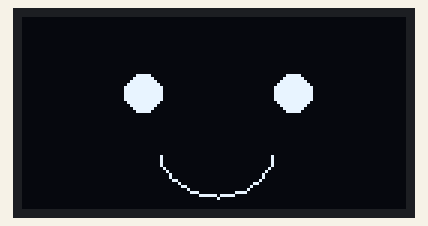
The sketch below on a simulated ESP32. Shown: 128×64 one-colour display.

Above: at 0.1 s.
At 20.1 s:
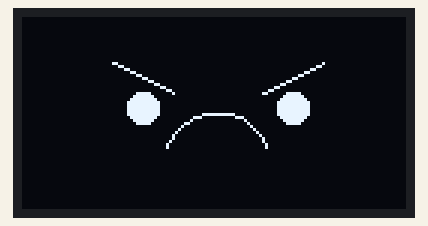
At 30.1 s:
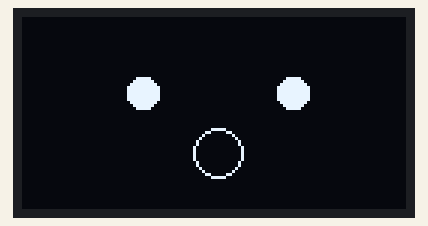
At 70.1 s:
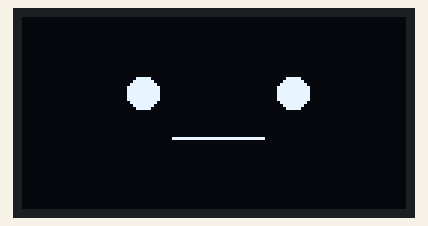
At 100.1 s:
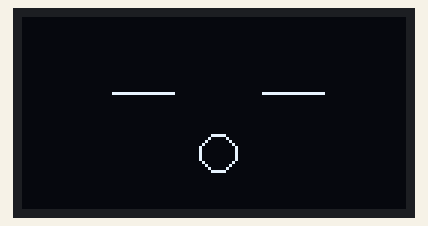

Measured:
- what the display in image 1 shows lasts 10.0 s, from 20.0 s to 30.0 s

The sketch:

esp32_devmochi.ino
```cpp
#include <Wire.h>
#include <Adafruit_GFX.h>
#include <Adafruit_SSD1306.h>

#define SCREEN_WIDTH 128
#define SCREEN_HEIGHT 64
#define OLED_RESET -1

Adafruit_SSD1306 display(SCREEN_WIDTH, SCREEN_HEIGHT, &Wire, OLED_RESET);

int faceIndex = 0;
unsigned long lastChange = 0;


// -----------------------------------------------------
// Replace drawArc → create arc using line segments
// -----------------------------------------------------
void drawSmileArc(int cx, int cy, int radius, int startAngle, int endAngle) {
  for (int angle = startAngle; angle < endAngle; angle += 5) {
    float rad1 = angle * PI / 180;
    float rad2 = (angle + 5) * PI / 180;

    int x1 = cx + radius * cos(rad1);
    int y1 = cy + radius * sin(rad1);
    int x2 = cx + radius * cos(rad2);
    int y2 = cy + radius * sin(rad2);

    display.drawLine(x1, y1, x2, y2, SSD1306_WHITE);
  }
}


// -----------------------------------------------------
// FACES
// -----------------------------------------------------

void faceHappy() {
  display.clearDisplay();
  display.fillCircle(40, 25, 6, SSD1306_WHITE);
  display.fillCircle(90, 25, 6, SSD1306_WHITE);

  drawSmileArc(65, 40, 20, 20, 160);  // smile arc

  display.display();
}

void faceCuteSmile() {
  display.clearDisplay();
  display.fillCircle(40, 25, 5, SSD1306_WHITE);
  display.fillCircle(90, 25, 5, SSD1306_WHITE);

  display.drawLine(50, 40, 80, 40, SSD1306_WHITE); // straight smile
  display.display();
}

void faceAngry() {
  display.clearDisplay();

  // Angry eyebrows
  display.drawLine(30, 15, 50, 25, SSD1306_WHITE);
  display.drawLine(80, 25, 100, 15, SSD1306_WHITE);

  display.fillCircle(40, 30, 5, SSD1306_WHITE);
  display.fillCircle(90, 30, 5, SSD1306_WHITE);

  drawSmileArc(65, 50, 18, 200, 340);  // frown arc

  display.display();
}

void faceSurprised() {
  display.clearDisplay();
  display.fillCircle(40, 25, 5, SSD1306_WHITE);
  display.fillCircle(90, 25, 5, SSD1306_WHITE);

  display.drawCircle(65, 45, 8, SSD1306_WHITE);  // O-mouth
  display.display();
}

void faceSleepy() {
  display.clearDisplay();

  display.drawLine(30, 25, 50, 25, SSD1306_WHITE);
  display.drawLine(80, 25, 100, 25, SSD1306_WHITE);

  display.drawCircle(65, 45, 6, SSD1306_WHITE);
  display.display();
}

void faceBlink() {
  display.clearDisplay();
  display.drawLine(35, 25, 45, 25, SSD1306_WHITE);
  display.drawLine(85, 25, 95, 25, SSD1306_WHITE);
  display.display();
}


// -----------------------------------------------------
// FACE SWITCHER
// -----------------------------------------------------
void showFace(int id) {
  switch (id) {
    case 0: faceHappy(); break;
    case 1: faceCuteSmile(); break;
    case 2: faceAngry(); break;
    case 3: faceSurprised(); break;
    case 4: faceSleepy(); break;
    case 5: faceBlink(); break;
  }
}


// -----------------------------------------------------
void setup() {
  Wire.begin(21, 22);  // SDA=21 (D20), SCL=22 (D22)
  display.begin(SSD1306_SWITCHCAPVCC, 0x3C);
  showFace(faceIndex);
}


// -----------------------------------------------------
void loop() {
  unsigned long now = millis();

  if (now - lastChange >= 10000) {  // change every 5 sec
    faceIndex++;
    if (faceIndex > 5) faceIndex = 0;

    showFace(faceIndex);
    lastChange = now;
  }
}
```
